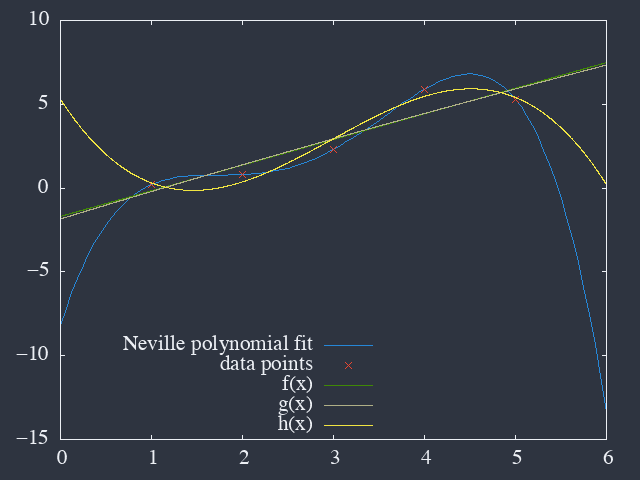

This chart was generated by the following gnuplot code:
f(x) = f0 + f1*x
g(x) = g0 + x*(g1 + x*g2)
h(x) = h0 + x*(h1 + x*(h2 + x*h3))

fit f(x) "test-poly.dat" index 0 using 1:2 via f0, f1
fit g(x) "test-poly.dat" i 0 u 1:2 via g0,g1,g2
fit h(x) "test-poly.dat" i 0 u 1:2 via h0,h1,h2,h3

set terminal dumb ansi256
set key left bottom
plot \
  "test-poly.dat" i 1 u 1:2 w l title "Neville polynomial fit",\
  "" i 0 u 1:2 w p title "data points", f(x), g(x), h(x)

call '../../scripts/set-png.gp' 'test-poly.png'
